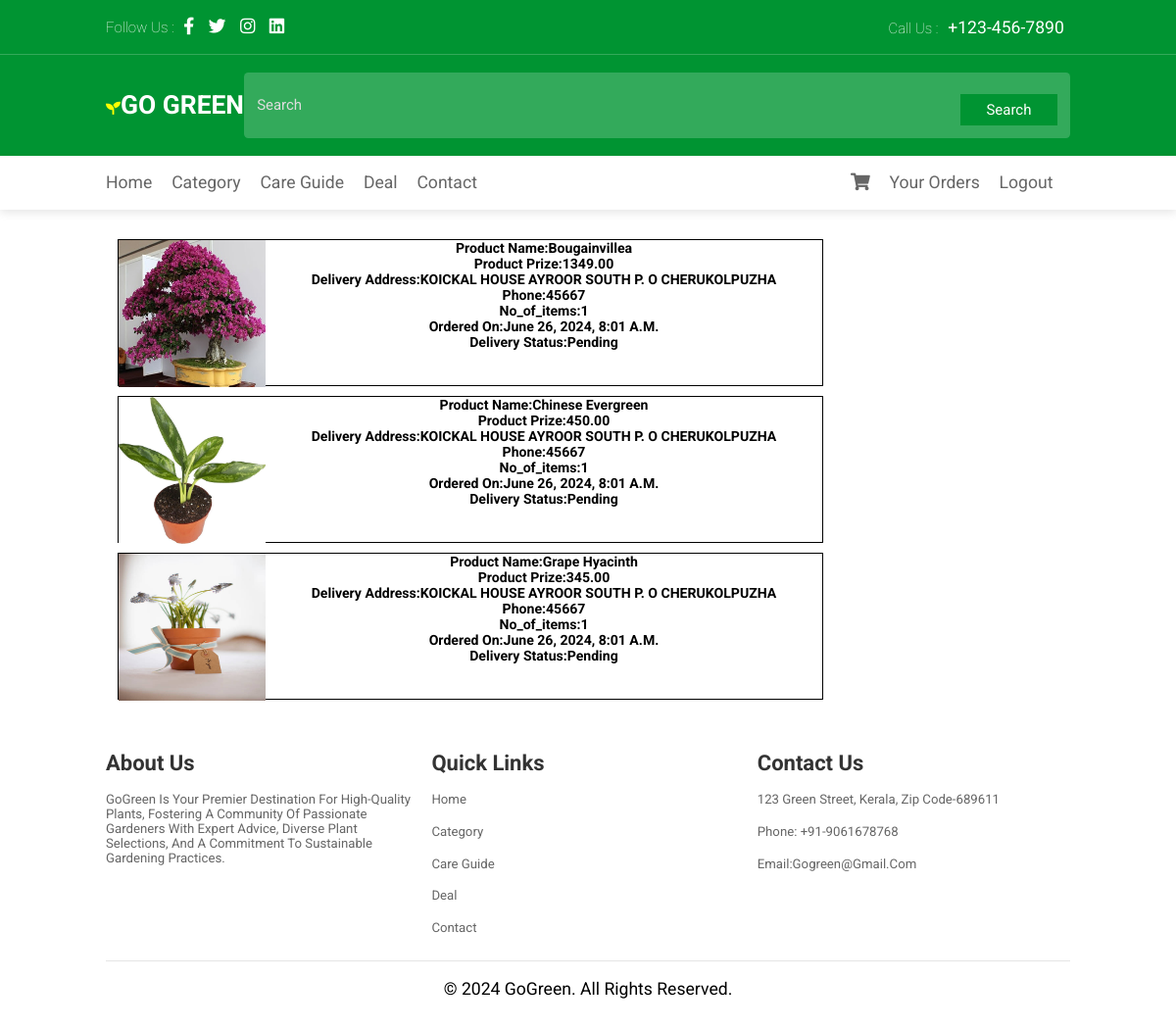
The page /orderview (signed in) on the database its author committed.
### garden/models.py (models this page shows, shortened)
class Order(models.Model):
    user = models.ForeignKey(User, on_delete=models.CASCADE)
    product = models.ForeignKey(Product, on_delete=models.CASCADE)
    no_of_items=models.IntegerField()
    address=models.TextField()
    phone=models.IntegerField()
    order_status=models.CharField(max_length=20,default='pending')
    delivery_status=models.CharField(max_length=20,default='pending')
    ordered_date=models.DateTimeField(auto_now_add=True)

class Product(models.Model):
    name=models.CharField(max_length=20)
    desc=models.TextField()
    image=models.ImageField(upload_to='images/products',null=True,blank=True)
    price=models.DecimalField(max_digits=10,decimal_places=2)
    category=models.ForeignKey(Category,on_delete=models.CASCADE)
    stock=models.IntegerField()
    available=models.BooleanField(default=True)
    created=models.DateTimeField(auto_now_add=True)
    updated=models.DateTimeField(auto_now=True)

### garden/views.py (the view)
# urls.py: path("orderview",views.orderview, name='orderview'),
@login_required
def orderview(request):
    u=request.user
    o=Order.objects.filter(user=u)
    return render(request,'orderview.html',{'order':o,'u':u})

### templates/orderview.html
{% extends 'base.html' %}
{% load static %}
{% block content %}
<div class="container mb-5">
<center>
    {% for i in order %}
    <div class="row " style="border:1px solid black;width:80%;height:150px;margin:10px;">
    <div class="col-sm-5 mb-5 ">
        <img src="{{i.product.image.url}}" height="150px" width="150px" style="float:left">
    </div>
    <div class=" col-sm-7" style="font-size:160%;">
    <b>Product name:{{i.product.name}}</b><br>
    <b>Product prize:{{i.product.price}}</b><br>
    <b>Delivery Address:{{i.address}}</b><br>
    <b>Phone:{{i.phone}}</b><br>
    <b>No_of_items:{{i.no_of_items}}</b><br>
    <b>Ordered on:{{i.ordered_date}}</b><br>
    <b>Delivery Status:{{i.delivery_status}}</b>
    </div>
</div>
    {% endfor %}
</center>
</div>
{% endblock %}

### static/css/styleg.css (style rules this page uses)
:root { --green:#009432; }
* { font-family: 'Roboto', sans-serif; margin:0; padding:0; box-sizing: border-box; text-transform: capitalize; outline: none; border:none; text-decoration: none; transition: all .2s linear; }
html { font-size: 62.5%; overflow-x: hidden; scroll-behavior: smooth; scroll-padding-top: 7rem; }
@media (max-width:1200px) { html { font-size: 55%; } }
@media (min-width: 1200px) { .container { max-width: 900px; margin:30px; } }

### rows shown on the page
Order: product.image (picture), product.name "Bougainvillea", product.price "1349.00", address "KOICKAL HOUSE AYROOR SOUTH P. O CHERUKOLPUZHA", phone "45667", no_of_items "1", ordered_date "June 26, 2024, 8:01 A.m.", delivery_status "Pending"
Order: product.image (picture), product.name "Chinese Evergreen", product.price "450.00", address "KOICKAL HOUSE AYROOR SOUTH P. O CHERUKOLPUZHA", phone "45667", no_of_items "1", ordered_date "June 26, 2024, 8:01 A.m.", delivery_status "Pending"
Order: product.image (picture), product.name "Grape Hyacinth", product.price "345.00", address "KOICKAL HOUSE AYROOR SOUTH P. O CHERUKOLPUZHA", phone "45667", no_of_items "1", ordered_date "June 26, 2024, 8:01 A.m.", delivery_status "Pending"
